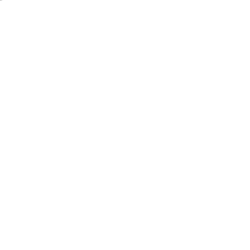
Frame 1 (no input)
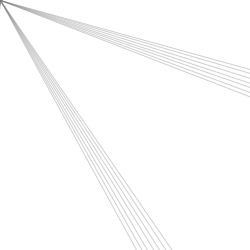
Frame 60 (the mouse pressed at the canvas centre just before this capture)
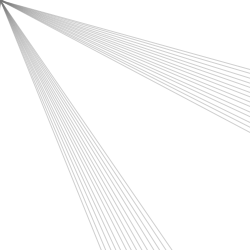
Frame 120 (the mouse held since frame 60 and released just before this capture)

The Processing sketch that drew these frames (run headless with seeded random() and noise(); from frame 60 on, the mouse is pressed at the canvas centre):

// Processing sketch: processing_19816
// ── processing_19816.pde

float a=30;

void setup (){
  size(250,250);
  background(255);
  smooth();
  frameRate(190);
}

void draw (){
  fill(0,20);
  a=a+0.2;
  translate(0,0);
  rotate(a);
  stroke(120, 90);
  line(0,0,250,250);

  fill(0,50);
  a=a+0.5;
  translate(250,250);
  rotate(a);
  stroke(100, 10);
  line(250,250, 0,0);
  
}
